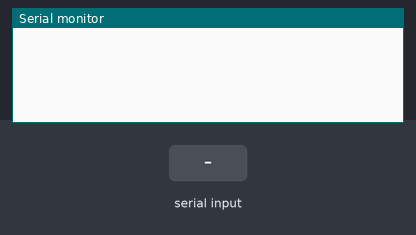
A sketch run on a simulated Arduino Uno, built with avr-gcc and run on an emulated ATmega328P. Shown: the last lines printed to the serial monitor. The inputs (shaded band) are chosen by the test bench.

Above: at 1.2 s.
1.3 s: "90,45\n" received over Serial
At 2.3 s:
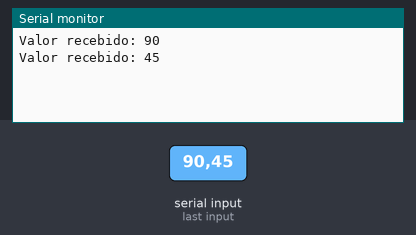
3.0 s: "30,150\n" received over Serial
At 5.6 s:
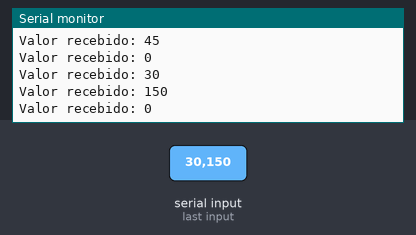
Timing chart, 0 to 7.1 s (numbered marks = the images above; inputs shaded):
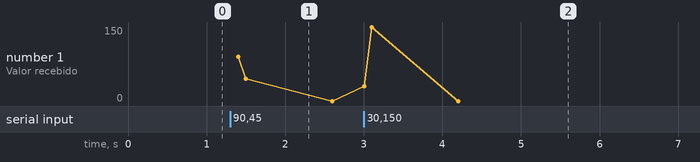

Measured:
- after the input at 1.3 s, the serial monitor: prints a new line after 0.10 s (image 1)
- after the input at 3.0 s, the serial monitor: prints a new line at once (image 2)

The sketch:

serial_read.ino
```cpp
// (licence header left out)
void setup() {
  // inicia a conexão serial
  Serial.begin(9600);
}

void loop() {
  // verifica se existe dados a serem lidos na porta serial
  if (Serial.available() > 0) {
    //int valor = Serial.read();

    int valor = Serial.parseInt();

    //float valor = Serial.parseFloat();

    //String valor = Serial.readString();

    // imprime o valor recebido
    Serial.print("Valor recebido: ");
    Serial.println(valor);
  }

  delay(100);
}
```
